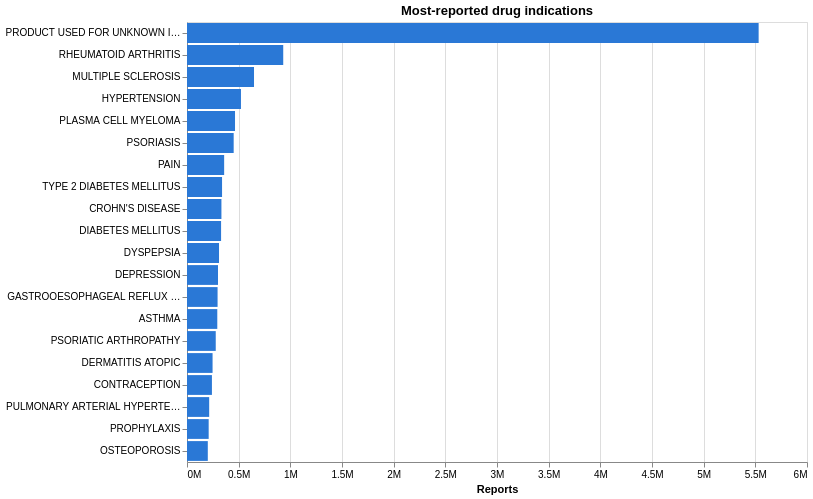

Specify this chart in Vega-Lite:
### Vega-Lite specification from a JSON file in a GitHub repository (floating-point values rounded to 4 significant figures)
{"config": {"view": {"continuousWidth": 300, "continuousHeight": 300}}, "data": {"name": "data-53996e731dc40ff440a84ae42dadd1ca"}, "mark": {"type": "bar", "color": "#2a78d6"}, "encoding": {"tooltip": [{"field": "reports", "format": ",", "type": "quantitative"}], "x": {"axis": {"format": "~s"}, "field": "reports", "title": "Reports", "type": "quantitative"}, "y": {"field": "indi_pt", "sort": "-x", "title": null, "type": "nominal"}}, "height": 440, "title": "Most-reported drug indications", "width": 620, "$schema": "https://vega.github.io/schema/vega-lite/v6.1.0.json", "datasets": {"data-53996e731dc40ff440a84ae42dadd1ca": [{"indi_pt": "PRODUCT USED FOR UNKNOWN INDICATION", "reports": 5531968}, {"indi_pt": "RHEUMATOID ARTHRITIS", "reports": 931267}, {"indi_pt": "MULTIPLE SCLEROSIS", "reports": 648472}, {"indi_pt": "HYPERTENSION", "reports": 522274}, {"indi_pt": "PLASMA CELL MYELOMA", "reports": 464692}, {"indi_pt": "PSORIASIS", "reports": 451675}, {"indi_pt": "PAIN", "reports": 359527}, {"indi_pt": "TYPE 2 DIABETES MELLITUS", "reports": 339247}, {"indi_pt": "CROHN'S DISEASE", "reports": 333115}, {"indi_pt": "DIABETES MELLITUS", "reports": 329801}, {"indi_pt": "DYSPEPSIA", "reports": 309830}, {"indi_pt": "DEPRESSION", "reports": 300265}, {"indi_pt": "GASTROOESOPHAGEAL REFLUX DISEASE", "reports": 295864}, {"indi_pt": "ASTHMA", "reports": 293109}, {"indi_pt": "PSORIATIC ARTHROPATHY", "reports": 278175}, {"indi_pt": "DERMATITIS ATOPIC", "reports": 247402}, {"indi_pt": "CONTRACEPTION", "reports": 241248}, {"indi_pt": "PULMONARY ARTERIAL HYPERTENSION", "reports": 214653}, {"indi_pt": "PROPHYLAXIS", "reports": 209740}, {"indi_pt": "OSTEOPOROSIS", "reports": 201285}]}}
